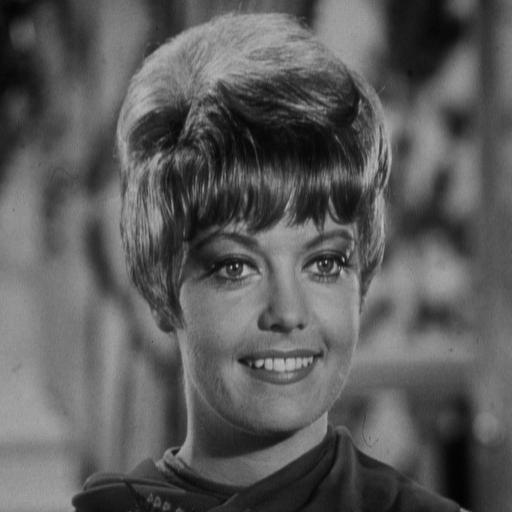
#> input picture IMAGE_PROCESSING/IMAGES/zelda.bmp, 512 x 512 px
$ jupyter execute Bit-Plane_Slicing.ipynb
#> lines starting #> are read from the running program, lines starting #| are printed output that depends on the picture
[cell 1]
import cv2
import numpy as np
import matplotlib.pyplot as plt

[cell 2]
# Read the image using OpenCV
image = cv2.imread('../IMAGES/zelda.bmp', 0)
#> image is the input picture: shape (512, 512); min 0, max 187, mean 91.2
image.shape
#> Out = (512, 512)

[cell 3]
def extract_bit_plane(image, bit):
    # Create a binary mask for the bit plane
    mask = 1 << bit
    # Extract the bit plane using bitwise AND and shift right operations
    bit_plane = (image & mask) >> bit
    # Scale the bit plane to the range [0, 255]
    bit_plane *= 255
    return bit_plane

# Extract and display all bit planes (0-7)
plt.figure(figsize=(12, 6))
for i in range(8):
    bit_plane = extract_bit_plane(image, i)
    plt.subplot(2, 4, i+1)
    plt.title(f'Bit Plane {i}')
    plt.imshow(bit_plane, cmap='gray')
    plt.axis('off')
#> this loop made 8 passes
#> pass 1, in extract_bit_plane, `bit_plane = (image & mask) >> bit`:
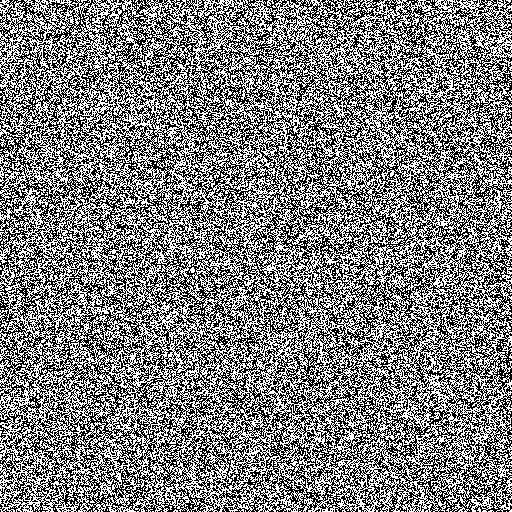
#> bit_plane: shape (512, 512); values 0 (black) and 1 (white), 50% white in thin lines or dots
#> pass 2, in extract_bit_plane (call 2), `bit_plane = (image & mask) >> bit`:
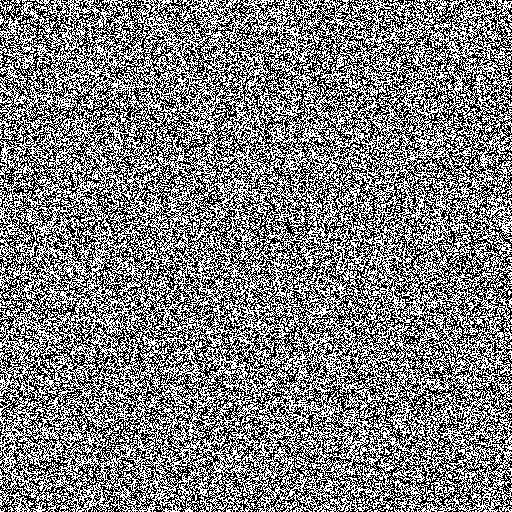
#> bit_plane: shape (512, 512); values 0 (black) and 1 (white), 50% white; black in thin lines or dots

plt.show()
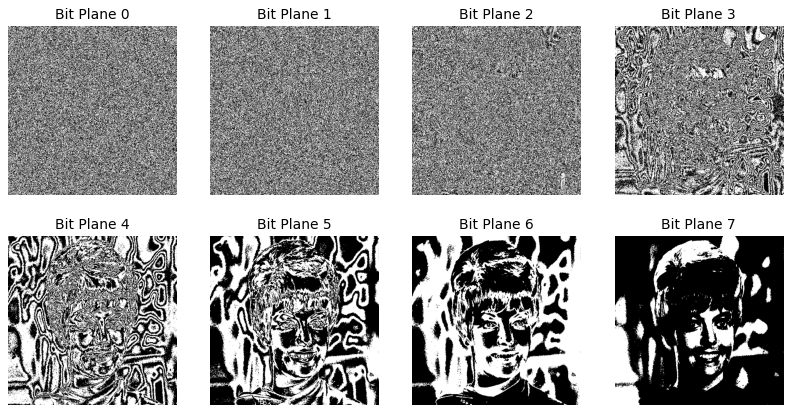
#> figure drawn by matplotlib, 8 panels

$ run again, with IMAGE_PROCESSING/IMAGES/BoatsColor.bmp copied over IMAGE_PROCESSING/IMAGES/zelda.bmp
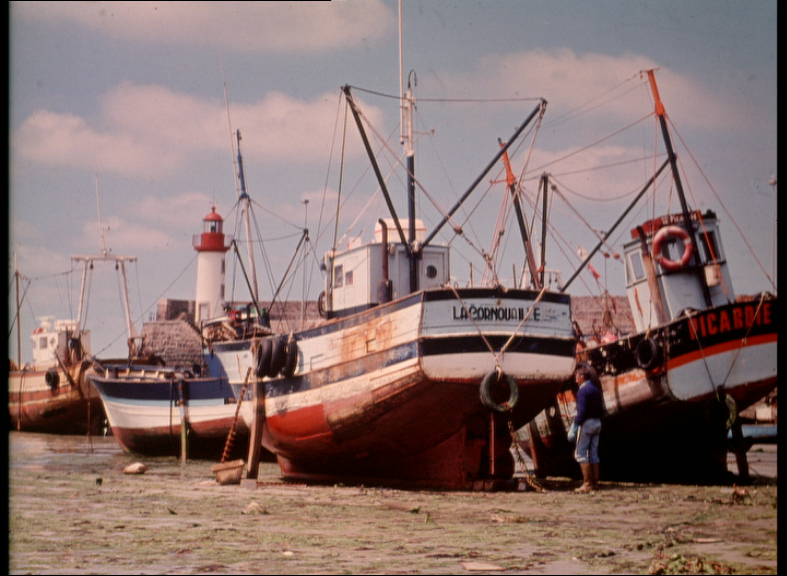
#> input picture IMAGE_PROCESSING/IMAGES/BoatsColor.bmp, 787 x 576 px
#> the loop `for i in range(8):` made 8 passes
#> pass 1, in extract_bit_plane, `bit_plane = (image & mask) >> bit`:
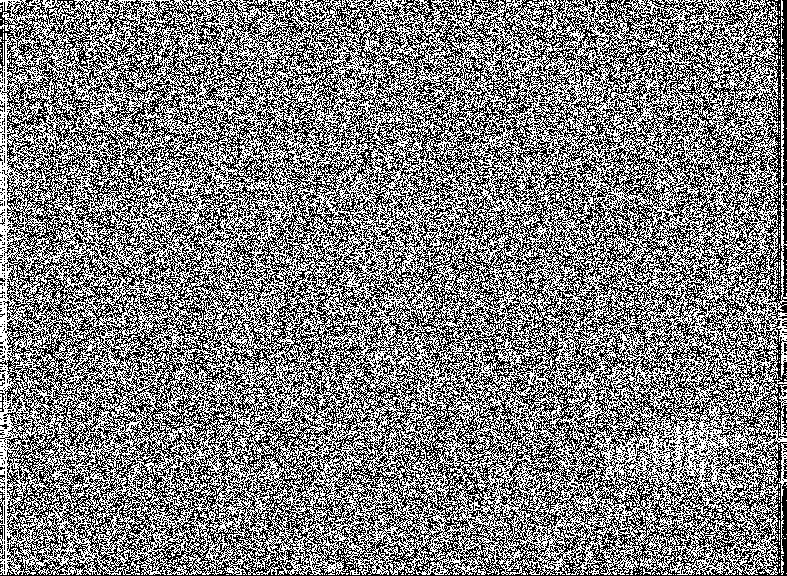
#> bit_plane: shape (576, 787); values 0 (black) and 1 (white), 50% white; black in thin lines or dots
#> pass 2, in extract_bit_plane (call 2), `bit_plane = (image & mask) >> bit`:
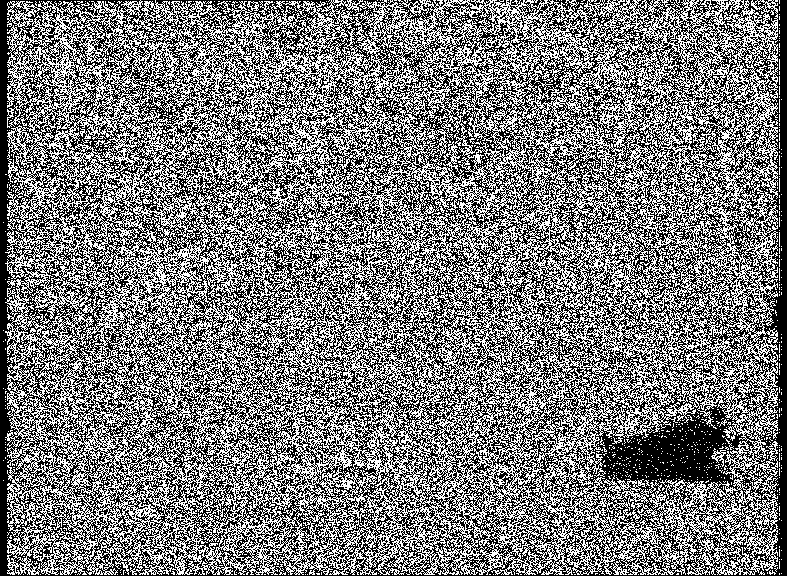
#> bit_plane: shape (576, 787); values 0 (black) and 1 (white), 48.2% white in thin lines or dots
